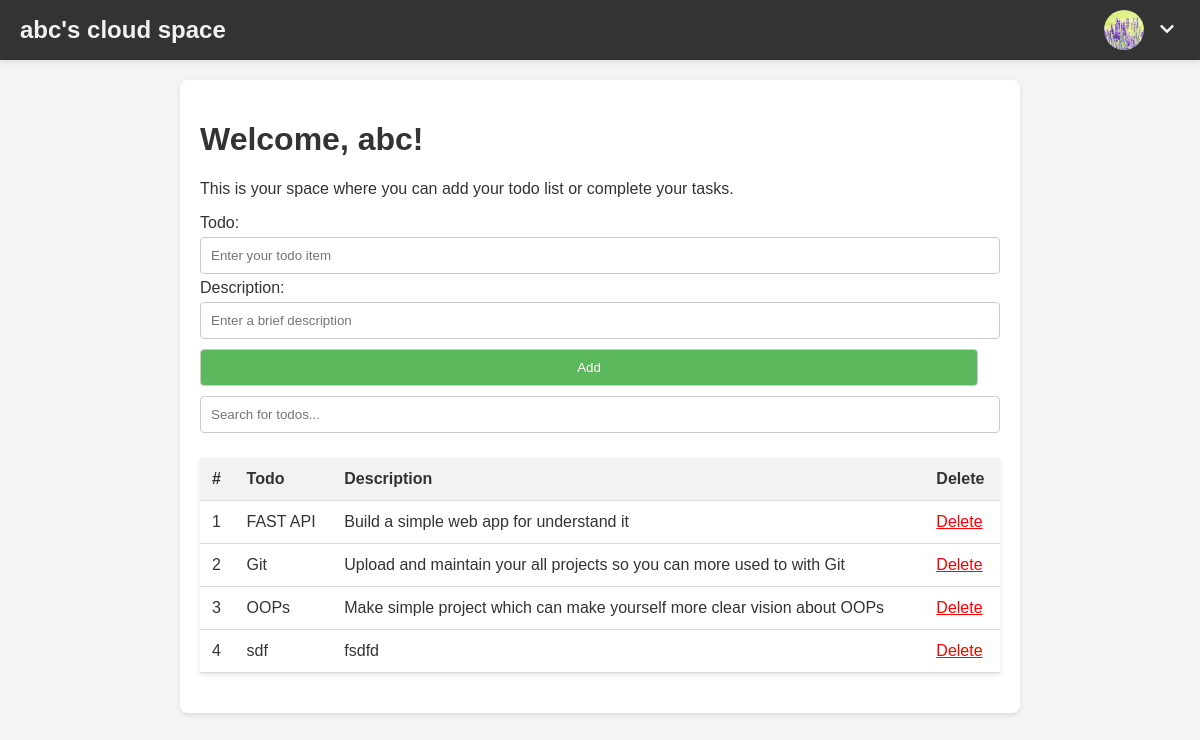
The app's page /user (signed in), older data.
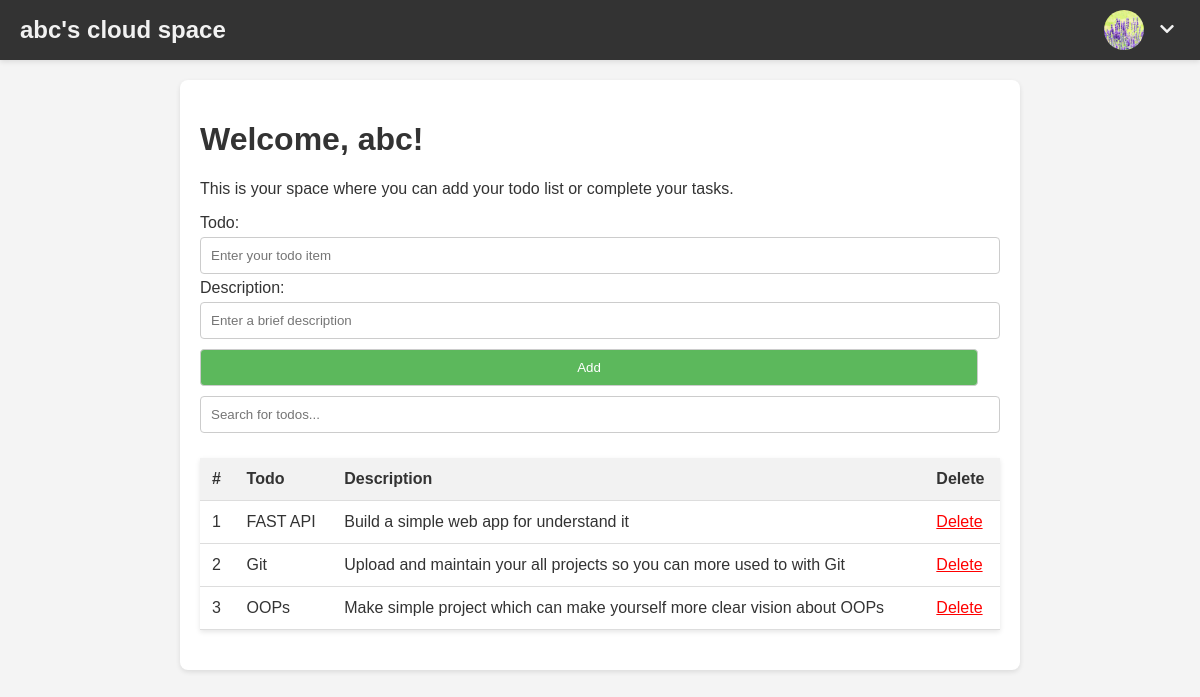
The same page, newer data.
### tables this page shows
CREATE TABLE todos (todo TEXT UNIQUE, description TEXT, username TEXT);

### servers/flask/route/user_route.py (the view)
@user_r.route('/user')
@printheaders
@session_required
def user():
    username = session['username']
    conn = sqlite3.connect(Config.database)
    cursor = conn.cursor()
    cursor.execute("SELECT name FROM sqlite_master WHERE type='table' AND name='todos'")
    table_exists = cursor.fetchone()
    if not table_exists:
        cursor.execute("CREATE TABLE IF NOT EXISTS todos (todo TEXT UNIQUE, description TEXT, username TEXT)")
    cursor.execute("SELECT todo, description FROM todos WHERE username = ?", (username,))
    todos = cursor.fetchall()
    message = "successfull login"
    flash(message)
    return render_template('user_space.html',todos = todos,username = username)

### servers/flask/route/user_route.py (called while the page is built)
def printheaders(f):
    @wraps(f)
    def printallheaders(*args, **kwargs):
        headers = dict(request.headers)
        client_ip = request.remote_addr
        print("URL: %s" % request.base_url)
        print("Request IP: %s" % client_ip)
        print("Headers:")
        print(headers)
        return f(*args, **kwargs)
    return printallheaders

def session_required(f):
    @wraps(f)
    def decorator_function(*args, **kwargs):
        if 'username' not in session :
            return render_template('home.html')
        return f(*args, **kwargs)
    return decorator_function

### templates/user_space.html (shortened to what this page needs)
<!DOCTYPE html>
<html lang="en">
<head>
    <link rel="stylesheet" href="https://cdnjs.cloudflare.com/ajax/libs/font-awesome/5.15.4/css/all.min.css">
</head>
<body>
    <div class="navbar">
        <a class="logo" href="#home">{{ username }}'s cloud space</a>
        <div class="profile-dropdown">
            <img class="profile-pic" src="/static/pi.jpg" alt="Profile Picture">
            <div class="dropdown">
                <button class="dropdown-toggle" type="button">
                    <i class="fas fa-chevron-down"></i>
                </button>
            </div>
        </div>
    </div>
    <div class="shiftleft">
        <h1>Welcome, {{ username }}!</h1>
        <p>This is your space where you can add your todo list or complete your tasks.</p>
        <form action="/add_todo" method="POST">
            <label for="todo">Todo:</label>
            <input type="text" id="todo" name="todo" required placeholder="Enter your todo item">
            <label for="description">Description:</label>
            <input type="text" id="description" name="description" required placeholder="Enter a brief description">
            <input type="submit" value="Add">
        </form>
        <div class="search-container">
            <input type="text" id="myInput" onkeyup="myFunction()" placeholder="Search for todos...">
        </div>
        <table id="todoTable">
            <thead>
                <tr>
                    <th>#</th>
                    <th>Todo</th>
                    <th>Description</th>
                    <th>Delete</th>
                </tr>
            </thead>
            <tbody>
                {% for todo in todos %}
                <tr>
                    <td>{{ loop.index }}</td>
                    <td>{{ todo[0] }}</td>
                    <td>{{ todo[1] }}</td>
                    <td><a href="/delete/{{ todo[0] }}/{{ todo[1] }}" style="color: red;">Delete</a></td>
                </tr>
                {% endfor %}
            </tbody>
        </table>
    </div>
</body>
</html>

Row changes from the older to the newer data that the page shows:
removed todos: todo "sdf", description "fsdfd"
